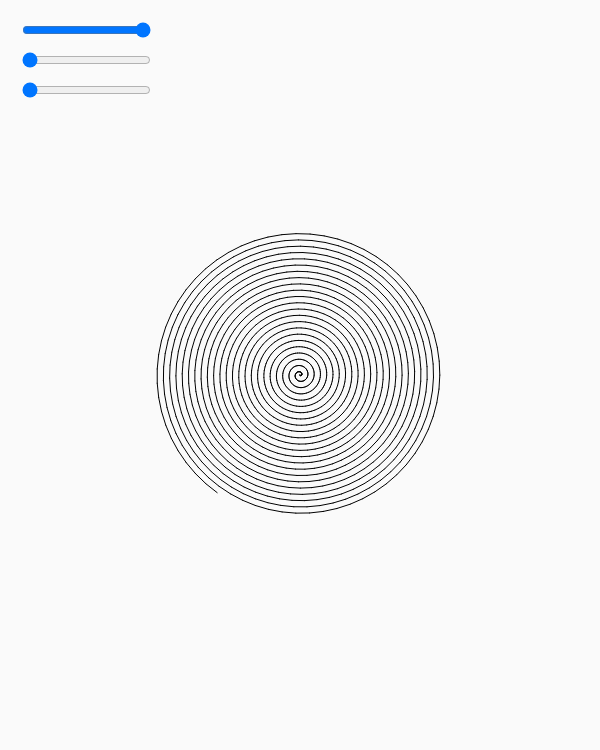
Frame 1 (no input)
Frame 60 (no input): identical to frame 1, image omitted
Frame 120 (the mouse pressed at the canvas centre since frame 60): identical to frame 1, image omitted

The p5.js sketch that drew this single still picture (run headless with seeded random() and noise() and a simulated clock; from frame 60 on, the mouse is pressed at the canvas centre):

// p5.js sketch
// ── sketch.js
let angle = 0;



function setup() {

  createCanvas(600, 750);
  background(200);

  sizeSlider = createSlider(1, 1440, 1440);
  sizeSlider.position(20, 20);
  widthSlider = createSlider(1, 30, 1, .1);
  widthSlider.position(20, 50);
  angleSlider = createSlider(1, 65, 1, .1);
  angleSlider.position(20, 80);
}


function draw() {
  background(250);
  size = sizeSlider.value();
  spiralWidth = widthSlider.value();
  angle = angleSlider.value();

  drawSpiral();
}

function drawSpiral() {
  oldX = width / 2;
  oldY = height / 2;

  for (let i = 0; i < size; i++) {
    newAngle = (angle / 10) * i;
    x = (width / 2) + (spiralWidth * newAngle) * sin(newAngle);
    y = (height / 2) + (spiralWidth * newAngle) * cos(newAngle);



    line(oldX, oldY, x, y);
    oldX = x;
    oldY = y;
  }
}
